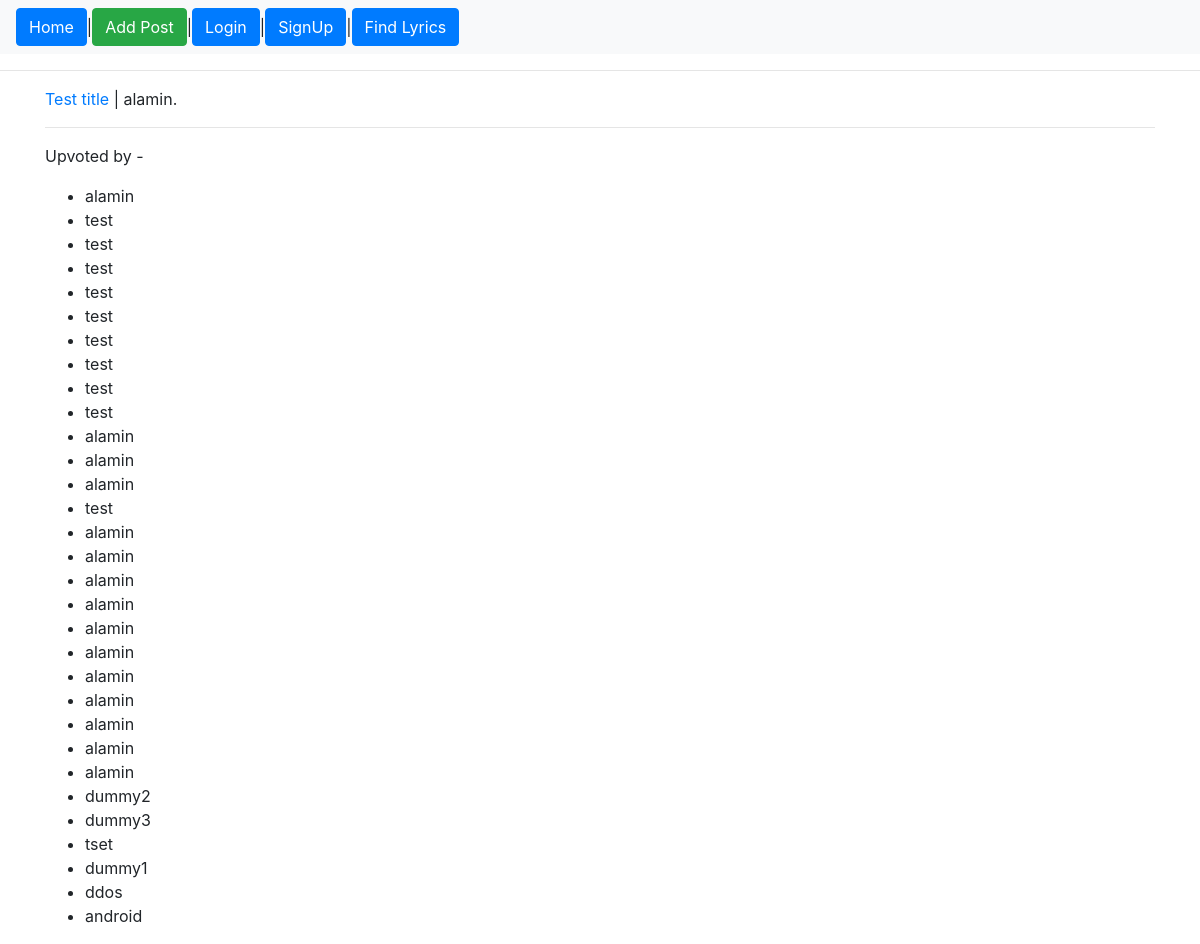
Page /post/upvoted-by/1/ on the committed database.
### playground/models.py (models this page shows)
class Post(models.Model):
	title = models.CharField(max_length=200)
	content = models.TextField()
	author = models.ForeignKey(User, on_delete=models.CASCADE)

class Upvote(models.Model):
	post = models.ForeignKey(Post, on_delete = models.CASCADE, default=1)
	user = models.ForeignKey(User, on_delete = models.CASCADE, default=1)

### playground/views.py (the view)
# urls.py: path('post/upvoted-by/<int:post_id>/', views.upvoted_by, name='upvoted_by'),
def upvoted_by(request, post_id):
	post = get_object_or_404(Post, id=post_id)
	up_by = get_list_or_404(Upvote, post=post)
	return render(request, 'playground/upvoted_by.html',
		{'up_by': up_by, 'post': post}
	)

### playground/templates/playground/upvoted_by.html (shortened to what this page needs)
{% extends "playground/base.html" %}
{% block content %}
	<p><a href="{% url 'post_details' post.id %}">{{ post.title }}</a> | {{ post.author }}.
	</p>
	<hr>
	<p>
		Upvoted by -
	</p>
	<ul>
		{% for up in up_by %}
			<li>{{ up.user.username }}</li>
		{% endfor %}
	</ul>
{% endblock %}

### rows in the picture
Post: title "Test title", author "alamin"
Upvote: user.username "alamin"
Upvote: user.username "test"
Upvote: user.username "test"
Upvote: user.username "test"
Upvote: user.username "test"
Upvote: user.username "test"
Upvote: user.username "test"
Upvote: user.username "test"
Upvote: user.username "test"
Upvote: user.username "test"
Upvote: user.username "alamin"
Upvote: user.username "alamin"
Upvote: user.username "alamin"
Upvote: user.username "test"
Upvote: user.username "alamin"
Upvote: user.username "alamin"
Upvote: user.username "alamin"
Upvote: user.username "alamin"
Upvote: user.username "alamin"
Upvote: user.username "alamin"
Upvote: user.username "alamin"
Upvote: user.username "alamin"
Upvote: user.username "alamin"
Upvote: user.username "alamin"
Upvote: user.username "alamin"
Upvote: user.username "dummy2"
Upvote: user.username "dummy3"
Upvote: user.username "tset"
Upvote: user.username "dummy1"
Upvote: user.username "ddos"
Upvote: user.username "android"
